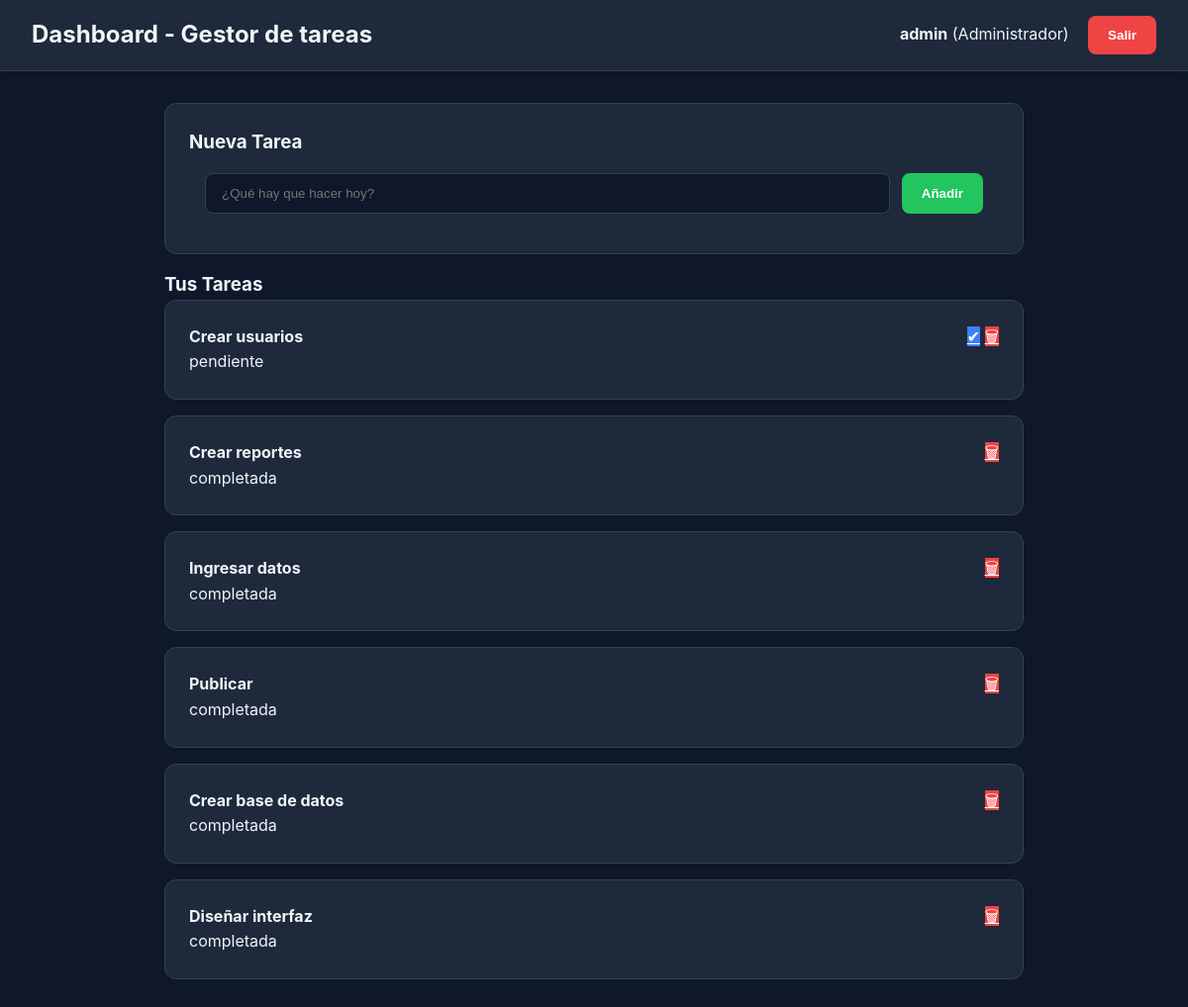
Screenshot of /ejercicio01/index.php (signed in) with the database file from the repository.
### tables this page shows
CREATE TABLE IF NOT EXISTS `tareas` (
  `id` int NOT NULL AUTO_INCREMENT,
  `titulo` varchar(255) DEFAULT NULL,
  `estado` enum('pendiente','completada') DEFAULT 'pendiente',
  `usuario_id` int DEFAULT NULL,
  PRIMARY KEY (`id`),
  KEY `usuario_id` (`usuario_id`),
  CONSTRAINT `fk_usuario_tarea` FOREIGN KEY (`usuario_id`) REFERENCES `usuarios` (`id`) ON DELETE CASCADE
);

### ejercicio01/index.php (the view, shortened to what this page needs)
<?php
include(__DIR__ . "/../config/conexion.php");
$user = $_SESSION['user'];
$sql = ($user['rol'] === 'Administrador')
    ? "SELECT * FROM tareas ORDER BY id DESC"
    : "SELECT * FROM tareas WHERE usuario_id = ? ORDER BY id DESC";
$stmt = $conn->prepare($sql);
$stmt->execute();
$result = $stmt->get_result();
?>
<!DOCTYPE html>
<html lang="es">
<head>
    <link rel="stylesheet" href="../css/estilos.css">
</head>
<body>
<header>
    <h2>Dashboard - Gestor de tareas</h2>
    <div class="user-info">
        <span><strong><?php echo htmlspecialchars($user['username']); ?></strong> (<?php echo $user['rol']; ?>)</span>
        <a href="logout.php"><button class="btn-delete" style="margin-left:15px">Salir</button></a>
    </div>
</header>
<div class="container">
    <div class="card">
        <h3>Nueva Tarea</h3>
        <form action="agregar.php" method="POST" class="task-form">
            <input type="text" name="titulo" placeholder="¿Qué hay que hacer hoy?" required>
            <button type="submit" class="btn-add">Añadir</button>
        </form>
    </div>
    <h3>Tus Tareas</h3>
    <?php while($row = $result->fetch_assoc()): ?>
        <div class="card task-item <?php echo $row['estado']; ?>">
            <div style="display:flex; justify-content:space-between; align-items:start">
                <div>
                    <h4><?php echo htmlspecialchars($row['titulo']); ?></h4>
                    <span class="estado <?php echo $row['estado']; ?>"><?php echo $row['estado']; ?></span>
                </div>
                <div class="actions">
                    <?php if($row['estado'] !== 'completada'): ?>
                        <a href="completar.php?id=<?php echo $row['id']; ?>" class="btn-complete">✔</a>
                    <?php endif; ?>
                    <?php if($user['rol'] == 'Administrador'): ?>
                        <a href="eliminar.php?id=<?php echo $row['id']; ?>"
                           onclick="return confirm('¿Eliminar definitivamente?')" class="btn-delete">🗑</a>
                    <?php endif; ?>
                </div>
            </div>
        </div>
    <?php endwhile; ?>
</div>
</body>
</html>

### css/estilos.css (style rules this page uses)
:root { --bg-main: #0f172a; --bg-card: #1e293b; --text-primary: #f1f5f9; --text-secondary: #94a3b8; --accent-success: #22c55e; --accent-error: #ef4444; --accent-info: #3b82f6; --radius: 12px; --transition: all 0.3s ease; }
* { box-sizing: border-box; margin: 0; padding: 0; }
body { font-family: 'Inter', system-ui, sans-serif; background: var(--bg-main); color: var(--text-primary); line-height: 1.6; }
header { background: var(--bg-card); padding: 1rem 2rem; display: flex; justify-content: space-between; align-items: center; border-bottom: 1px solid #334155; box-shadow: 0 4px 6px -1px rgba(0,0,0,0.1); }
.container { max-width: 900px; margin: 2rem auto; padding: 0 1rem; }
.card { background: var(--bg-card); padding: 1.5rem; border-radius: var(--radius); margin-bottom: 1rem; border: 1px solid #334155; transition: var(--transition); }
form.task-form { display: flex; gap: 0.75rem; background: var(--bg-card); padding: 1rem; border-radius: var(--radius); }
input { flex: 1; padding: 0.75rem 1rem; border-radius: 8px; border: 1px solid #334155; background: #0f172a; color: white; outline: none; }
button { padding: 0.75rem 1.25rem; border-radius: 8px; border: none; font-weight: 600; cursor: pointer; transition: var(--transition); }
.btn-add { background: var(--accent-success); color: white; }
.btn-complete { background: var(--accent-info); color: white; }
.btn-delete { background: var(--accent-error); color: white; }

### rows the page displays
tareas: titulo "Crear usuarios", estado "pendiente"
tareas: titulo "Crear reportes", estado "completada"
tareas: titulo "Ingresar datos", estado "completada"
tareas: titulo "Publicar", estado "completada"
tareas: titulo "Crear base de datos", estado "completada"
tareas: titulo "Diseñar interfaz", estado "completada"

### other values shown
$user['username'] "admin"
$user['rol'] "Administrador"
